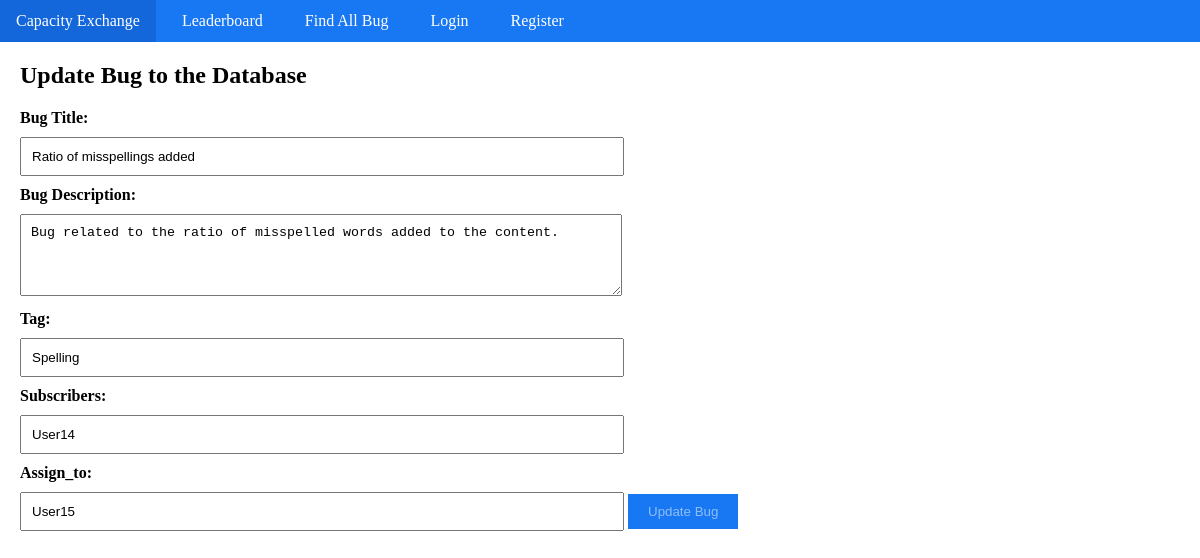
/update-bug/ratio-of-misspellings-added/, run on the app's committed database.
### bug/models.py (models this page shows, shortened)
class Bug(models.Model):
    user=models.ForeignKey(User,on_delete=models.SET_NULL,null=True,blank=True)
    bugTitle = models.TextField(max_length=200)
    slug = models.SlugField(unique=True)
    bugDescription = models.TextField()
    tag = models.CharField(max_length=50)
    subscribers = models.CharField(max_length=200)
    assign_to = models.CharField(max_length=100)

### bug/views.py (the view, shortened to what this page needs)
# urls.py: path("update-bug/<slug:bugTitle>/", update_bug, name="update_bug"),
def update_bug(request, bugTitle):
    queryset = Bug.objects.get(slug=bugTitle)  # Use slug for lookup
    context = {'home': queryset}
    return render(request, "home/update_bug.html", context)

### bug/templates/home/update_bug.html (shortened to what this page needs)
{% extends "base.html" %}
{% block start %}
<div class="input-container mt-5">
    <h2>Update Bug to the Database</h2>
    <form class="col-9 mx-auto card p-3 shadow-lg" method="post" enctype="multipart/form-data">
        <label for="bugTitle">Bug Title:</label>
       <input type="text" id="bugTitle" value="{{ home.bugTitle }}" name="bugTitle" required>
        <label for="bugDescription">Bug Description:</label>
        <textarea id="bugDescription" name="bugDescription" value="" rows="4" required>{{ home.bugDescription }}</textarea>
        <label for="Tag">Tag:</label>
        <input type="text" id="Tag" name="tag" value="{{ home.tag }}" required>
        <label for="Subscribers">Subscribers:</label>
        <input type="text" id="Subscribers" value="{{ home.subscribers }}" name="subscribers" required>
        <label for="Assign_to">Assign_to:</label>
        <input type="text" id="Assign_to" name="assign_to" value="{{ home.assign_to }}" required>
        <button class="btn" type="submit">Update Bug</button>
    </form>
</div>
{% endblock %}

### bug/templates/base.html (style rules this page uses)
body { margin: 0; padding: 0; }
.input-container { margin: 20px; }
label { display: block; margin-bottom: 10px; font-weight: bold; }
input[type="text"], textarea { width: 50%; padding: 10px; margin-bottom: 10px; }
.btn { background-color: #1877f2; color: rgba(255, 255, 255, 0.52); border: none; padding: 10px 20px; cursor: pointer; }

### data on the page
Bug: bugTitle "Ratio of misspellings added", bugDescription "Bug related to the ratio of misspelled words added to the content.", tag "Spelling", subscribers "User14", assign_to "User15"
